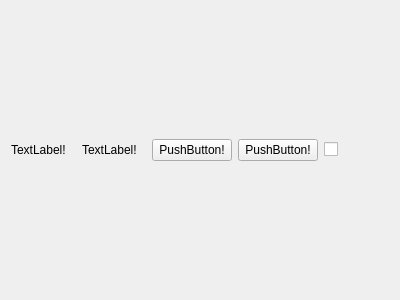
<?xml version="1.0" encoding="UTF-8"?>
<ui version="4.0">
 <class>Form</class>
 <widget class="QWidget" name="Form">
  <property name="geometry">
   <rect>
    <x>0</x>
    <y>0</y>
    <width>400</width>
    <height>300</height>
   </rect>
  </property>
  <property name="windowTitle">
   <string>Form</string>
  </property>
  <layout class="QHBoxLayout" name="horizontalLayout_2">
   <item>
    <layout class="QHBoxLayout" name="horizontalLayout">
     <item>
      <widget class="QLabel" name="name_label">
       <property name="text">
        <string>TextLabel!</string>
       </property>
      </widget>
     </item>
     <item>
      <widget class="QLabel" name="hotkey_label">
       <property name="text">
        <string>TextLabel!</string>
       </property>
      </widget>
     </item>
     <item>
      <widget class="QPushButton" name="edit_button">
       <property name="text">
        <string>PushButton!</string>
       </property>
      </widget>
     </item>
     <item>
      <widget class="QPushButton" name="delete_button">
       <property name="text">
        <string>PushButton!</string>
       </property>
      </widget>
     </item>
     <item>
      <widget class="QCheckBox" name="check_box">
       <property name="text">
        <string/>
       </property>
      </widget>
     </item>
    </layout>
   </item>
  </layout>
 </widget>
 <resources/>
 <connections/>
</ui>
